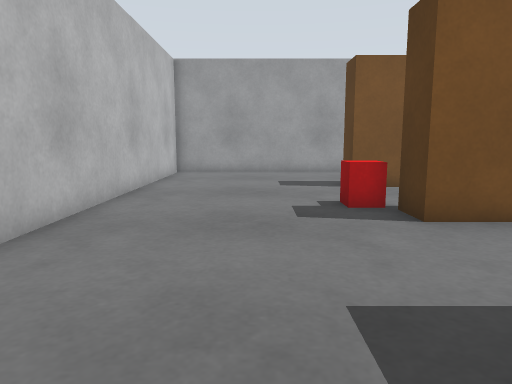
view 1 (above)

20 first-person views from a walk through a robot-simulator world made for Gazebo. The camera is 0.72 m above the floor, tilts 8° down and sees 70° across. The floor is counted in squares, 0.5 m on a side. Each view is taken from the middle of a square. On the plan, view 1 faces up. The plan holds only what a view shows up to about 16 squares ahead; the rest is blank.

view 2
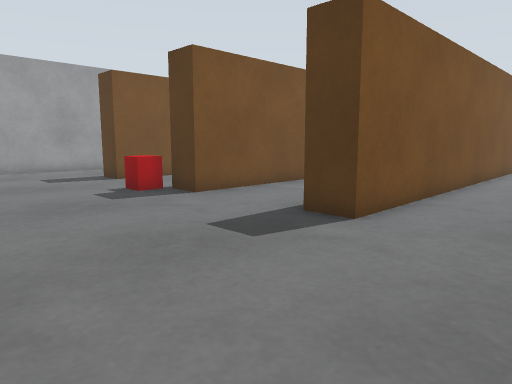

view 3
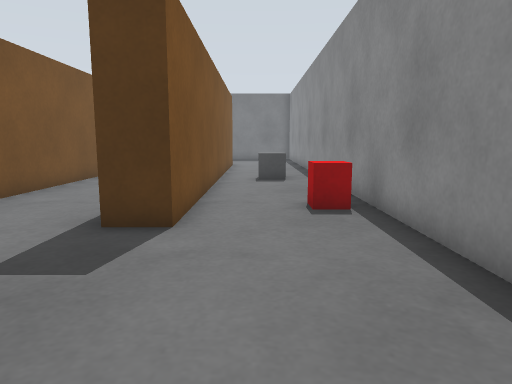

view 4
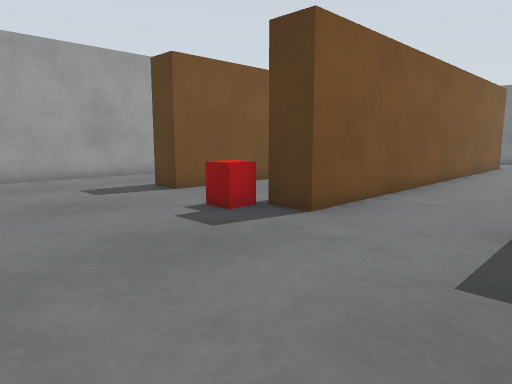

view 5
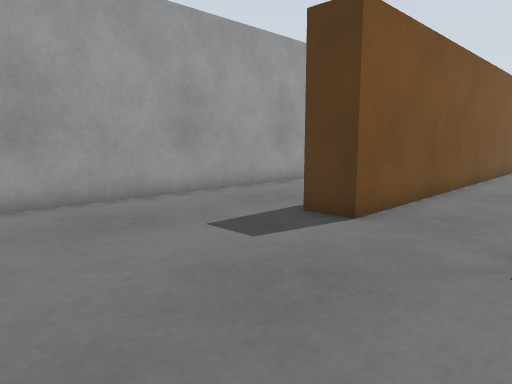

view 6
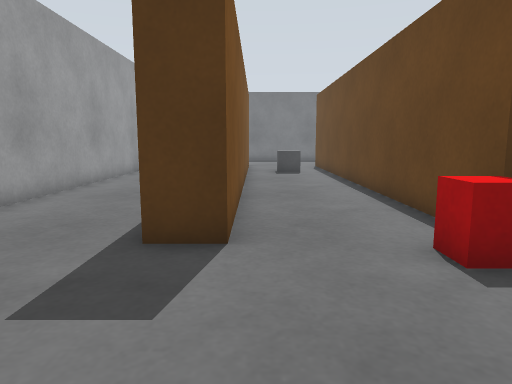

view 7
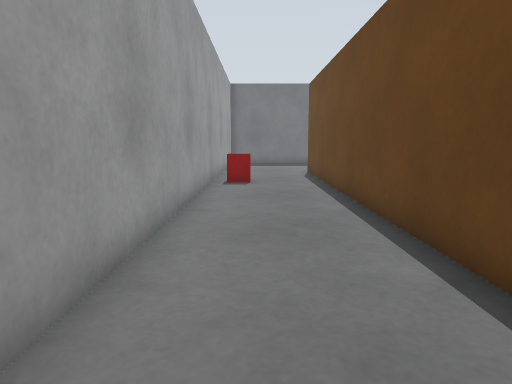

view 8
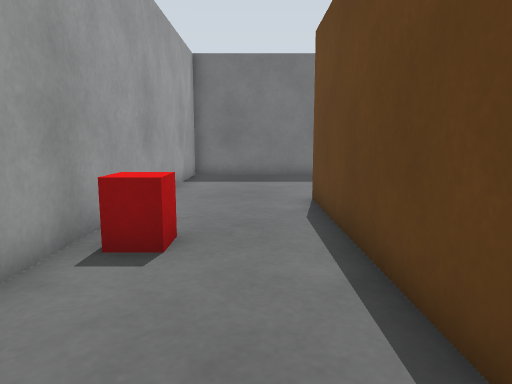

view 9
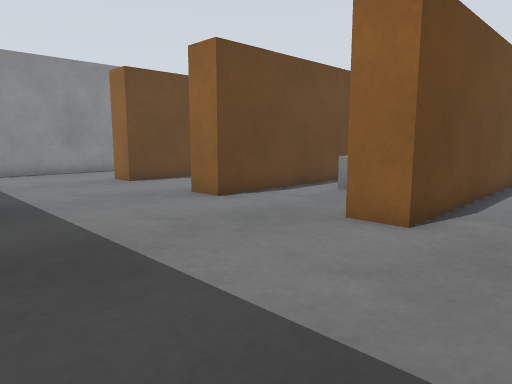

view 10
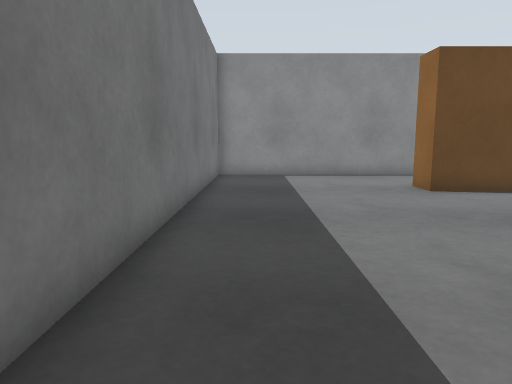

view 11
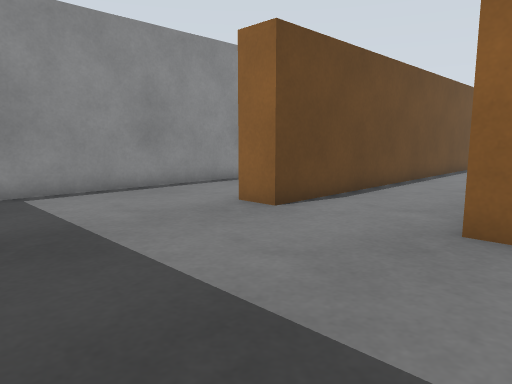

view 12
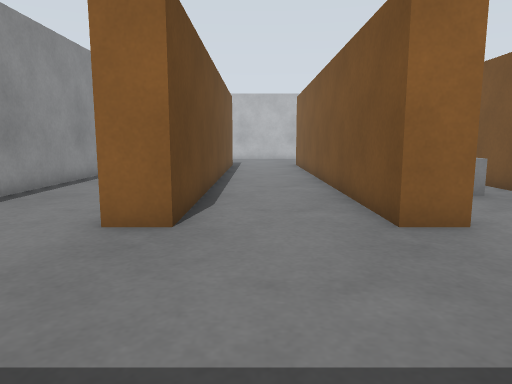

view 13
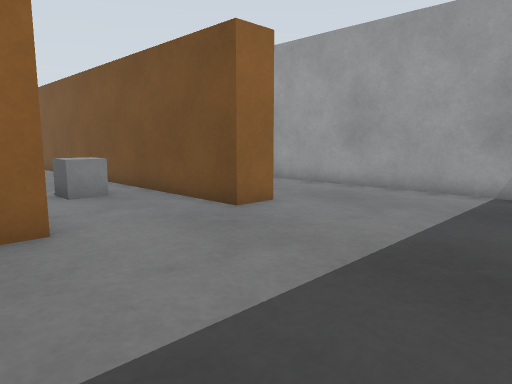

view 14
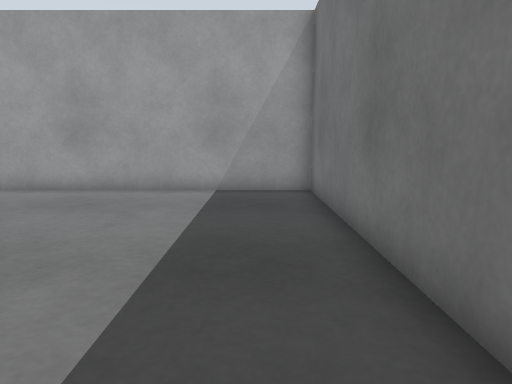

view 15
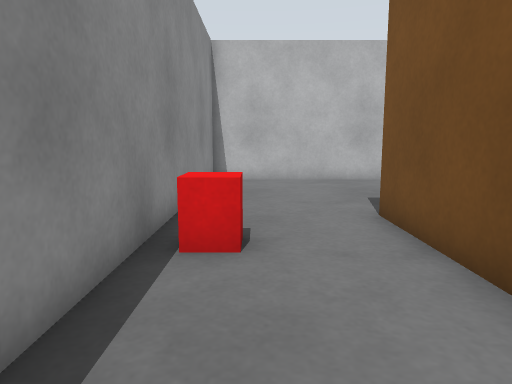

view 16
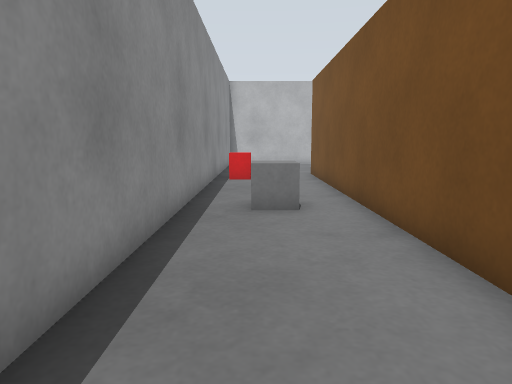

view 17
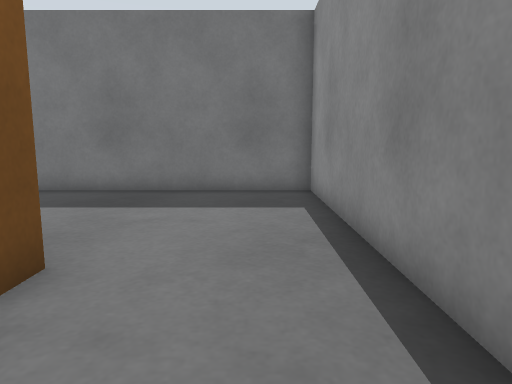

view 18
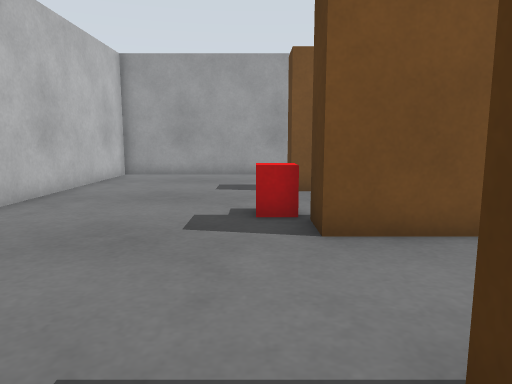

view 19
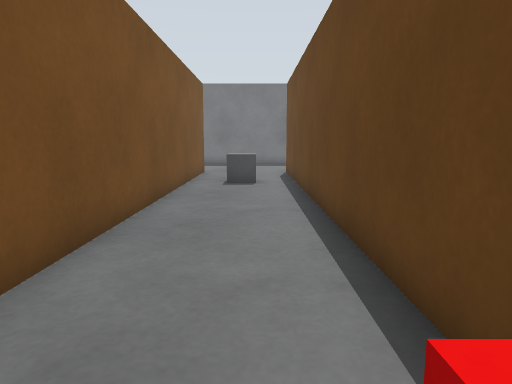

view 20
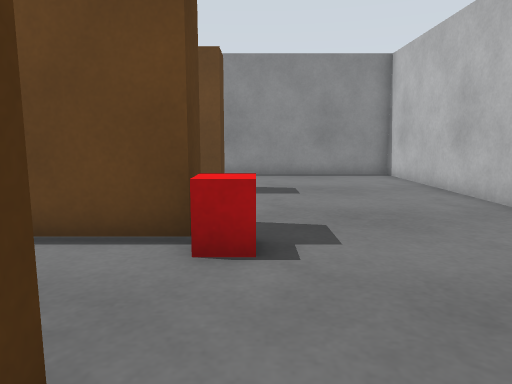

### Floor plan
Points are (right, up) in squares from view 1. A wall is a line through its corners. A room is listed if a view was taken in it or the views show most of it. See-through windows are left out.
Room 1 (views 1, 2, 3, 4, 5, 6, 7, 8, 15, 16, 17, 18, 19, 20)
walls: (3, 7.6) (19, 7.6) (19, 6.4) (3, 6.4) (3, 7.6); (5.2, 12.6) (19, 12.6) (19, 11.4) (3, 11.4) (3, 12.6); (7.1, 2.6) (19, 2.6) (19, 1.4) (18.2, 1.4); (16.1, 1.4) (3, 1.4) (3, 2.6) (3.6, 2.6); (19.6, 16.6) (-3.6, 16.6) (-3.6, -2.6) (19.6, -2.6)
ways out: opening at (18.8, 7) to room 2
objects: red box (2, 8) to (3, 8); red box (5, -2) to (5, -1); grey box (11, -1) to (11, 0); grey box (15, 9) to (15, 10); red box (15, 15) to (15, 16)
Room 2 (views 9, 10, 11, 12, 13, 14)
walls: (19.6, -2.6) (25.6, -2.6) (25.6, 16.6) (19.6, 16.6)
ways out: opening at (18.8, 7) to room 1

Where each view was taken, in squares from view 1:
view 1: 0 up, 0 right, facing up
view 2: 2 down, 3 left, facing up-right
view 3: 0 up, 3 left, facing right
view 4: 2 up, 3 left, facing up-right
view 5: 8 up, 3 left, facing up-right
view 6: 11 up, 2 left, facing right
view 7: 15 up, 2 right, facing right
view 8: 14 up, 10 right, facing right
view 9: 15 up, 25 right, facing down-left
view 10: 13 up, 24 right, facing down
view 11: 8 up, 25 right, facing down-left
view 12: 4 up, 25 right, facing left
view 13: 6 up, 25 right, facing up-left
view 14: 6 up, 24 right, facing up
view 15: 1 down, 10 right, facing left
view 16: 1 down, 19 right, facing left
view 17: 1 down, 15 right, facing right
view 18: 1 up, 2 right, facing up
view 19: 9 up, 2 right, facing right
view 20: 13 up, 2 right, facing down
